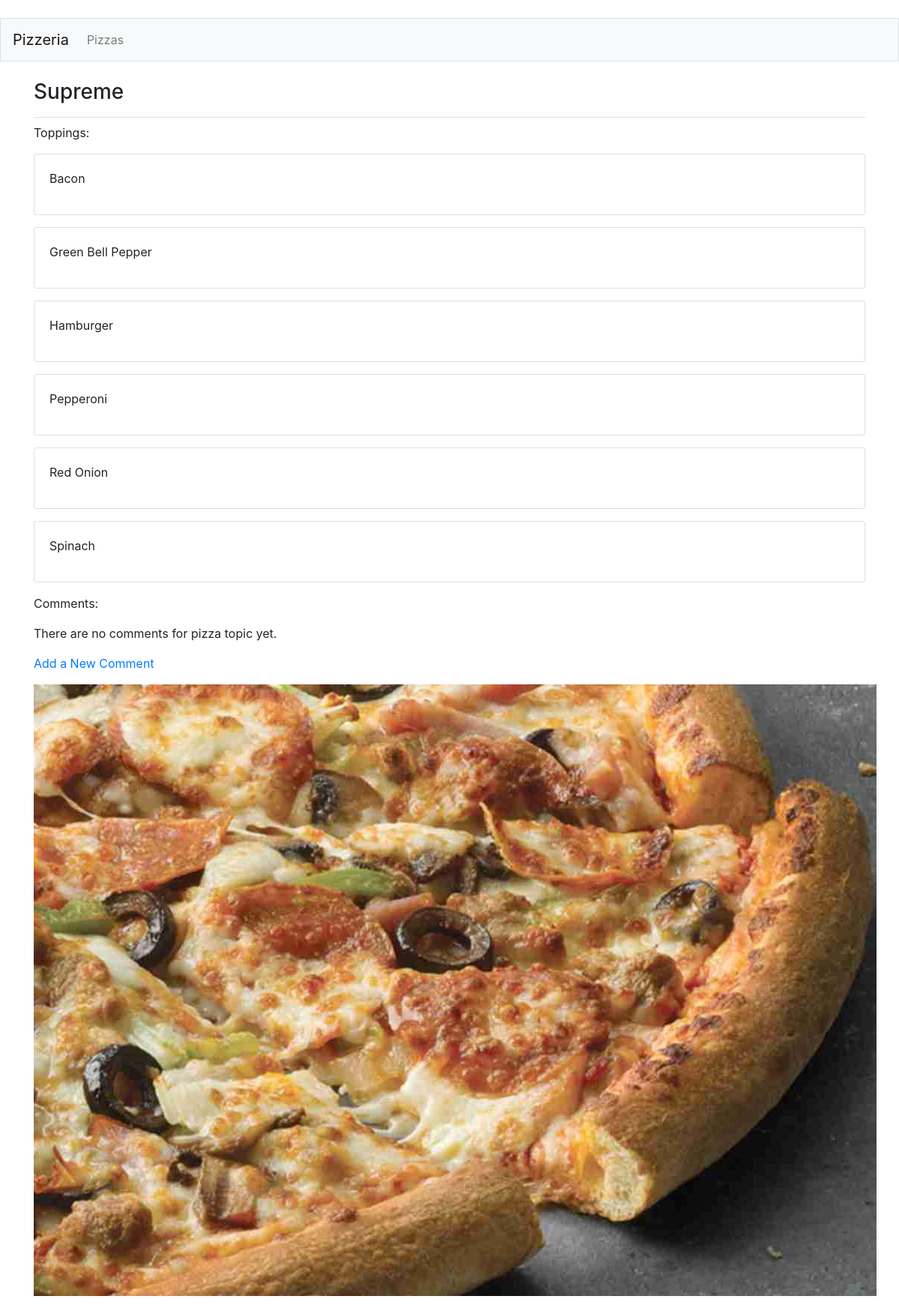
Screenshot of /pizzas/3/ with the database file from the repository.
### pizzas/models.py (models this page shows, shortened)
class Pizza(models.Model):
    name = models.CharField(max_length=200)
    def __str__(self):
        return self.name

class Topping(models.Model):
    pizza = models.ForeignKey(Pizza, on_delete=models.CASCADE)
    name = models.TextField()
    class Meta:
        verbose_name_plural = 'toppings'

### pizzas/views.py (the view)
# urls.py: path('pizzas/<int:pizza_id>/',views.pizza,name = 'pizza'),
def pizza(request, pizza_id):
    pizza = Pizza.objects.get(id=pizza_id)
    toppings = pizza.topping_set.order_by('name')
    comments = pizza.comment_set.order_by('name')
    context = {'pizza':pizza, 'toppings':toppings, 'comments':comments}
    return render(request,'pizzas/pizza.html',context)

### pizzas/templates/pizzas/pizza.html (shortened to what this page needs)
{%extends "pizzas/base.html"%}
{%block page_header %}
<h3>{{pizza}}</h3>
{% endblock page_header %}
{% block content %}
    <p>Toppings:</p>
    {% for topping in toppings %}
    <div class="card mb-3">
        <div class="card-body">
            {{ topping.name|linebreaks }}
        </div>
    </div>
    {% empty %}
    <p>There are no toppings for this pizza yet.</p>
    {% endfor %}
    <p>Comments:</p>
    {% for comment in comments %}
    <div class="card mb-3">
        <div class="card-body">
            {{ comment.name|linebreaks }}
        </div>
    </div>
    {% empty %}
    <p>There are no comments for pizza topic yet.</p>
    {% endfor %}
    <p>
        <a href="{% url 'pizzas:new_comment' pizza.id %}">Add a New Comment</a>
    </p>
    {% if pizza.name == 'Supreme' %}
    <p>
        {% load static %}<img src="{% static "media/supreme.jpg" %}" alt ="pizza"/>
    </p>
    {% elif pizza.name == 'Hawaiian' %}
        {% load static %}<img src="{% static "media/hawaiian.jpg" %}" alt ="pizza"/>
    {% elif pizza.name == 'Meat Lovers' %}
        {% load static %}<img src="{% static "media/meats.jpg" %}" alt ="pizza"/>
    {% elif pizza.name == 'Garden' %}
        {% load static %}<img src="{% static "media/garden.jpg" %}" alt ="pizza"/>
    {% endif %}
{% endblock content %}

### rows the page displays
Pizza: name "Supreme"
Topping: name "Bacon"
Topping: name "Green Bell Pepper"
Topping: name "Hamburger"
Topping: name "Pepperoni"
Topping: name "Red Onion"
Topping: name "Spinach"
